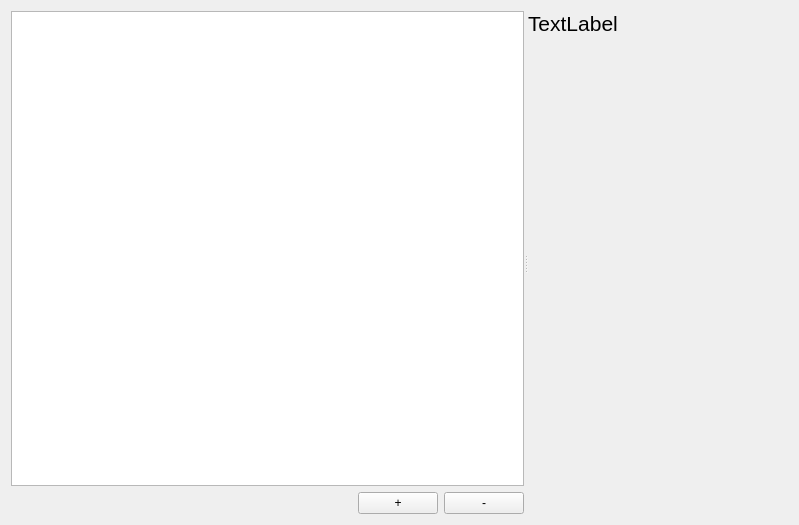
<?xml version="1.0" encoding="UTF-8"?>
<ui version="4.0">
 <class>ProjectExplorer::Internal::BuildSettingsPropertiesPage</class>
 <widget class="QWidget" name="ProjectExplorer::Internal::BuildSettingsPropertiesPage">
  <property name="geometry">
   <rect>
    <x>0</x>
    <y>0</y>
    <width>799</width>
    <height>525</height>
   </rect>
  </property>
  <property name="windowTitle">
   <string>Form</string>
  </property>
  <layout class="QHBoxLayout" name="horizontalLayout_4">
   <item>
    <widget class="QSplitter" name="splitter">
     <property name="orientation">
      <enum>Qt::Horizontal</enum>
     </property>
     <widget class="QWidget" name="layoutWidget1">
      <layout class="QVBoxLayout" name="verticalLayout_2" stretch="100,1,0">
       <item>
        <widget class="QTreeWidget" name="buildSettingsList">
         <property name="sizePolicy">
          <sizepolicy hsizetype="Preferred" vsizetype="Expanding">
           <horstretch>0</horstretch>
           <verstretch>0</verstretch>
          </sizepolicy>
         </property>
         <property name="maximumSize">
          <size>
           <width>16777215</width>
           <height>800</height>
          </size>
         </property>
         <property name="rootIsDecorated">
          <bool>false</bool>
         </property>
         <property name="uniformRowHeights">
          <bool>true</bool>
         </property>
         <property name="itemsExpandable">
          <bool>false</bool>
         </property>
         <property name="headerHidden">
          <bool>true</bool>
         </property>
         <property name="expandsOnDoubleClick">
          <bool>false</bool>
         </property>
         <attribute name="headerVisible">
          <bool>false</bool>
         </attribute>
         <column>
          <property name="text">
           <string>Configurations</string>
          </property>
         </column>
        </widget>
       </item>
       <item>
        <layout class="QHBoxLayout" name="horizontalLayout_3">
         <item>
          <spacer name="horizontalSpacer">
           <property name="orientation">
            <enum>Qt::Horizontal</enum>
           </property>
           <property name="sizeHint" stdset="0">
            <size>
             <width>40</width>
             <height>20</height>
            </size>
           </property>
          </spacer>
         </item>
         <item>
          <widget class="QPushButton" name="addButton">
           <property name="text">
            <string>+</string>
           </property>
          </widget>
         </item>
         <item>
          <widget class="QPushButton" name="removeButton">
           <property name="text">
            <string>-</string>
           </property>
          </widget>
         </item>
        </layout>
       </item>
       <item>
        <spacer name="verticalSpacer">
         <property name="orientation">
          <enum>Qt::Vertical</enum>
         </property>
         <property name="sizeHint" stdset="0">
          <size>
           <width>20</width>
           <height>0</height>
          </size>
         </property>
        </spacer>
       </item>
      </layout>
     </widget>
     <widget class="QWidget" name="layoutWidget2">
      <layout class="QVBoxLayout" name="verticalLayout">
       <item>
        <layout class="QHBoxLayout" name="horizontalLayout" stretch="0,0">
         <item>
          <widget class="QLabel" name="titleLabel">
           <property name="sizePolicy">
            <sizepolicy hsizetype="Preferred" vsizetype="Preferred">
             <horstretch>0</horstretch>
             <verstretch>0</verstretch>
            </sizepolicy>
           </property>
           <property name="font">
            <font>
             <pointsize>16</pointsize>
             <weight>50</weight>
             <bold>false</bold>
            </font>
           </property>
           <property name="text">
            <string>TextLabel</string>
           </property>
          </widget>
         </item>
         <item>
          <spacer name="horizontalSpacer_2">
           <property name="orientation">
            <enum>Qt::Horizontal</enum>
           </property>
           <property name="sizeHint" stdset="0">
            <size>
             <width>40</width>
             <height>20</height>
            </size>
           </property>
          </spacer>
         </item>
        </layout>
       </item>
       <item>
        <widget class="QStackedWidget" name="buildSettingsWidgets">
         <property name="sizePolicy">
          <sizepolicy hsizetype="Expanding" vsizetype="Expanding">
           <horstretch>10</horstretch>
           <verstretch>0</verstretch>
          </sizepolicy>
         </property>
         <property name="currentIndex">
          <number>0</number>
         </property>
         <widget class="QWidget" name="page_2"/>
        </widget>
       </item>
      </layout>
     </widget>
    </widget>
   </item>
  </layout>
 </widget>
 <resources>
  <include location="../../libs/cplusplus/cplusplus.qrc"/>
  <include location="../../libs/extensionsystem/pluginview.qrc"/>
  <include location="../bookmarks/bookmarks.qrc"/>
  <include location="../coreplugin/core.qrc"/>
  <include location="../coreplugin/fancyactionbar.qrc"/>
  <include location="../cppeditor/cppeditor.qrc"/>
  <include location="../cpptools/cpptools.qrc"/>
  <include location="../designer/designer.qrc"/>
  <include location="../find/find.qrc"/>
  <include location="../gdbdebugger/gdbdebugger.qrc"/>
  <include location="../help/help.qrc"/>
  <include location="../perforce/perforce.qrc"/>
  <include location="projectexplorer.qrc"/>
  <include location="../../../shared/proparser/proparser.qrc"/>
  <include location="../qt4projectmanager/qt4projectmanager.qrc"/>
  <include location="../qt4projectmanager/wizards/wizards.qrc"/>
  <include location="../quickopen/quickopen.qrc"/>
  <include location="../resourceeditor/resourceeditor.qrc"/>
  <include location="../texteditor/texteditor.qrc"/>
 </resources>
 <connections/>
</ui>
